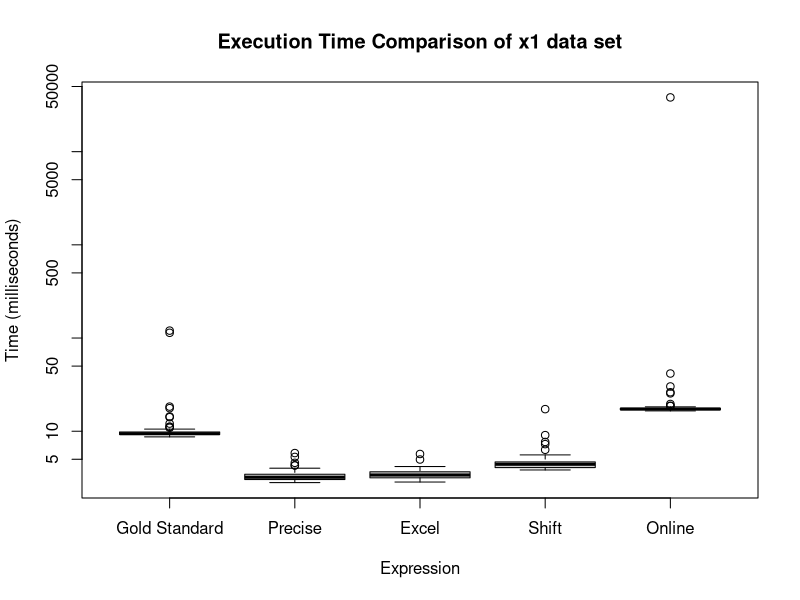
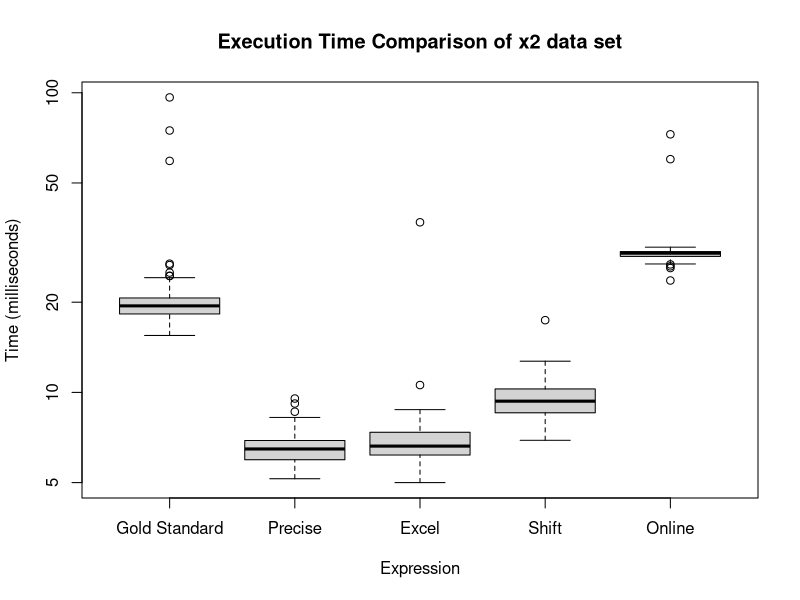

Generate these figures, in order, with R:
## ---- chunk 1
knitr::opts_chunk$set(echo = TRUE)
## ---- chunk 2
##Algorithm 0##
gold_standard <- function(x){
  return(var(x))
}
## ---- chunk 3
##Algorithm 1##
precise <- function(x){
  sample_mean <- sum(x)/length(x)
  variance <- sum((x-sample_mean)^2)/(length(x)-1)
  return(variance)
}

## ---- chunk 4
##Algorithm 2##
excel <- function(x){
  P1 <- sum(x^2)
  P2 <- (sum(x))^2/length(x)
  variance <- (P1-P2)/(length(x)-1)
  return(variance)
}

## ---- chunk 5
##Algorithm 3##
shift <- function(x, c){
  P1 <- sum((x-c)^2)
  P2 <- (sum(x-c))^2/length(x)
  variance <- (P1-P2)/(length(x)-1)
  return(variance)
}
## ---- chunk 6
##Algorithm 4##
online <- function(x){
  # Calculate the mean and variance for the first and second element
  sample_mean <- (x[1]+x[2])/2
  variance <- ((x[1]-sample_mean)^2+(x[2]-sample_mean)^2)/(2-1)
  
  for (n in 3:length(x)){
    variance <- (n-2)/(n-1)*variance+(x[n]-sample_mean)^2/n
    sample_mean <- sample_mean + (x[n]-sample_mean)/n
  }
  return(variance)
}
## ---- chunk 7
wrapper_function <- function(x){
  # Create a data frame for the variance result
  results <- data.frame(
    Method = c("Gold Standard", "Precise", 
               "Excel", "Shift", "Online"),
    Variance = c(
      gold_standard(x),
      precise(x),
      excel(x),
      shift(x, x[1]),
      online(x)
    )
  )
  return(results)
}

set.seed(12223236)
x <- rnorm(100)
# Compare variance calculation methods
comparison_results <- wrapper_function(x)
## ---- chunk 8
library(knitr) # this library is used for good representation of the tables
kable(comparison_results, format = "markdown", caption = "Variances")
## ---- chunk 9
set.seed(12223236)
x1 <- rnorm(100)
set.seed(12223236)
x2 <- rnorm(100, mean=1000000)
## ---- chunk 10
# install.packages("microbenchmark")
library(microbenchmark)

# Table Summarize
mb <- microbenchmark(
  "Gold Standard" = gold_standard(x1),
  "Precise" = precise(x1),
  "Excel" = excel(x1),
  "Shift" = shift(x1,x[1]),
  "Online" = online(x1),
  times = 100
)
kable(summary(mb), format = "markdown", caption = "Computational Performance of x1 data set")
## ---- chunk 11
#Graphically summarize
boxplot(mb, main="Execution Time Comparison of x1 data set", 
        ylab="Time (milliseconds)")
## ---- chunk 12
# install.packages("microbenchmark")
library(microbenchmark)

# Table Summarize
mb <- microbenchmark(
  "Gold Standard" = gold_standard(x2),
  "Precise" = precise(x2),
  "Excel" = excel(x2),
  "Shift" = shift(x2,x[1]),
  "Online" = online(x2),
  times = 100
)
kable(summary(mb), format = "markdown", caption = "Computational Performance of x2 data set")
## ---- chunk 13
#Graphically summarize
boxplot(mb, main="Execution Time Comparison of x2 data set", 
        ylab="Time (milliseconds)")
## ---- chunk 14
# Table Summarize for the scale invariance property for different values
mb_shift <- microbenchmark(
  "Min" = shift(x, summary(x)[1]),
  "1st Qu" = shift(x,summary(x)[2]),
  "Median" = shift(x,summary(x)[3]),
  "Mean" = shift(x,summary(x)[4]),
  "3rd Qu" = shift(x,summary(x)[5]),
  "Max" = shift(x,summary(x)[6]),
  times = 100
)
kable(summary(mb_shift), format = "markdown", caption = "Computational Performance")
## ---- chunk 15
# First data set Comparison 1
gold<- gold_standard(x1)
rest <- c(precise(x1),excel(x1),shift(x1, x1[1]),online(x1))

gold == rest
# Function identical is used
for (v in rest){
  print(identical(gold,v))
}

# Function all.equal is used
for (v in rest){
  print(all.equal(gold,v))
}
## ---- chunk 16
# Second data set Comparison 1
gold<- gold_standard(x2)
rest <- c(precise(x2),excel(x2),shift(x2, x2[1]),online(x2))

gold == rest
# Function identical is used
for (v in rest){
  print(identical(gold,v))
}

# Function all.equal is used
for (v in rest){
  print(all.equal(gold,v))
}
